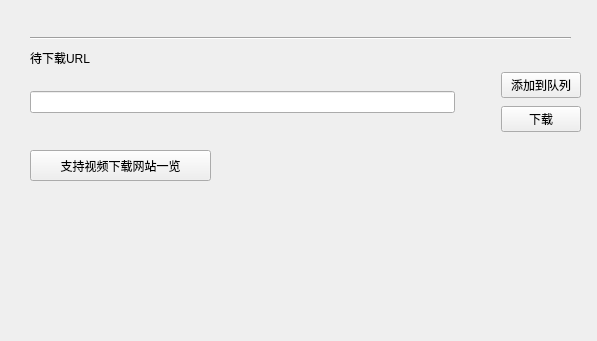
<?xml version="1.0" encoding="UTF-8"?>
<ui version="4.0">
 <class>Form</class>
 <widget class="QWidget" name="Form">
  <property name="geometry">
   <rect>
    <x>0</x>
    <y>0</y>
    <width>597</width>
    <height>341</height>
   </rect>
  </property>
  <property name="minimumSize">
   <size>
    <width>8</width>
    <height>0</height>
   </size>
  </property>
  <property name="windowTitle">
   <string>视频下载软件器 http://30daydo.com</string>
  </property>
  <widget class="QWidget" name="gridLayoutWidget_2">
   <property name="geometry">
    <rect>
     <x>30</x>
     <y>70</y>
     <width>551</width>
     <height>65</height>
    </rect>
   </property>
   <layout class="QGridLayout" name="gridLayout_2">
    <item row="0" column="2">
     <widget class="QPushButton" name="addqueue">
      <property name="text">
       <string>添加到队列</string>
      </property>
     </widget>
    </item>
    <item row="0" column="1">
     <spacer name="horizontalSpacer">
      <property name="orientation">
       <enum>Qt::Horizontal</enum>
      </property>
      <property name="sizeType">
       <enum>QSizePolicy::Fixed</enum>
      </property>
      <property name="sizeHint" stdset="0">
       <size>
        <width>40</width>
        <height>20</height>
       </size>
      </property>
     </spacer>
    </item>
    <item row="1" column="2">
     <widget class="QPushButton" name="download">
      <property name="text">
       <string>下载</string>
      </property>
     </widget>
    </item>
    <item row="0" column="0" rowspan="2">
     <widget class="QLineEdit" name="lineEdit"/>
    </item>
   </layout>
  </widget>
  <widget class="QLabel" name="label">
   <property name="geometry">
    <rect>
     <x>30</x>
     <y>50</y>
     <width>72</width>
     <height>16</height>
    </rect>
   </property>
   <property name="text">
    <string>待下载URL</string>
   </property>
  </widget>
  <widget class="QLabel" name="label_2">
   <property name="geometry">
    <rect>
     <x>30</x>
     <y>230</y>
     <width>221</width>
     <height>21</height>
    </rect>
   </property>
   <property name="text">
    <string/>
   </property>
  </widget>
  <widget class="Line" name="line">
   <property name="geometry">
    <rect>
     <x>30</x>
     <y>30</y>
     <width>541</width>
     <height>16</height>
    </rect>
   </property>
   <property name="orientation">
    <enum>Qt::Horizontal</enum>
   </property>
  </widget>
  <widget class="QPushButton" name="pushButton">
   <property name="geometry">
    <rect>
     <x>30</x>
     <y>150</y>
     <width>181</width>
     <height>31</height>
    </rect>
   </property>
   <property name="text">
    <string>支持视频下载网站一览</string>
   </property>
  </widget>
 </widget>
 <resources/>
 <connections/>
</ui>
